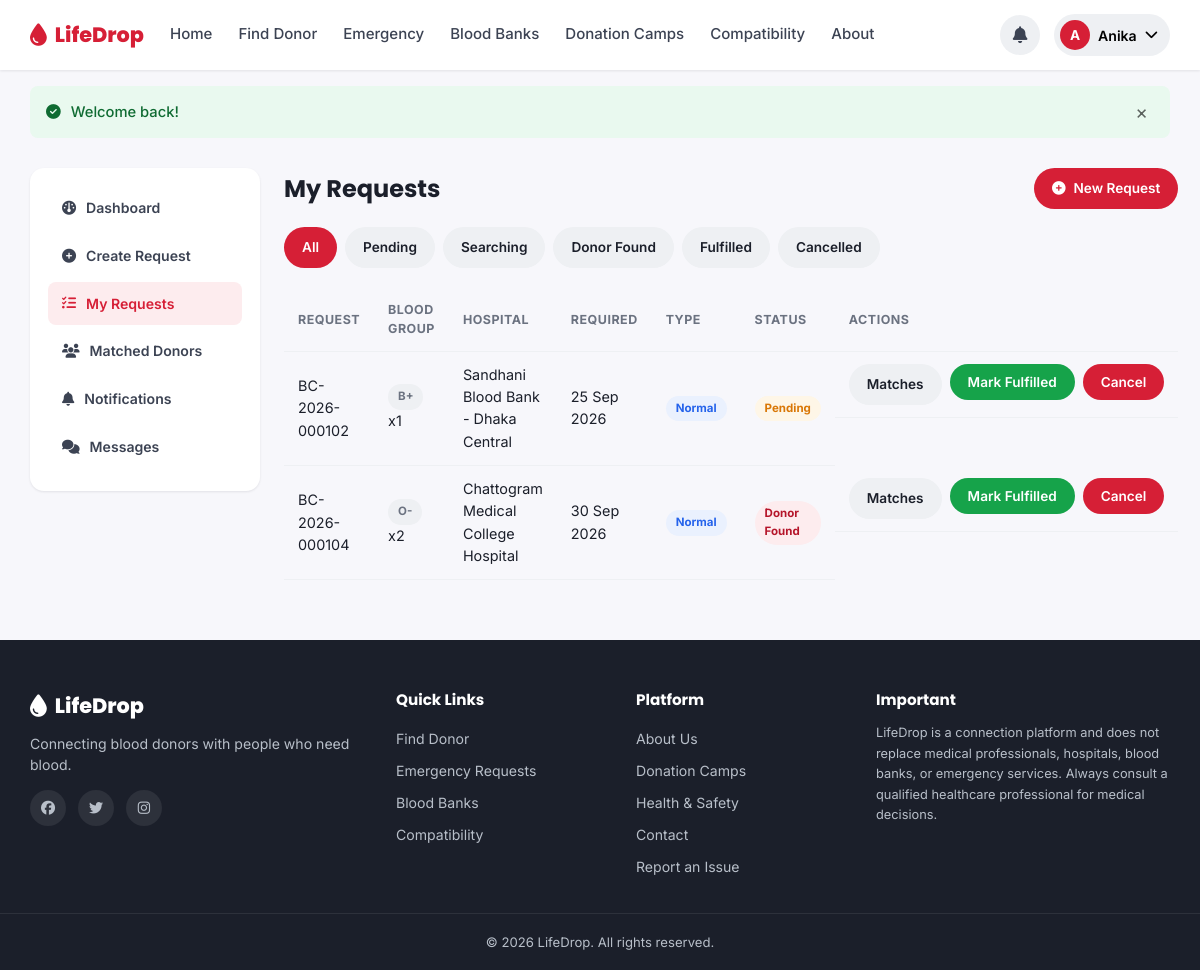
Screenshot of /seeker/my-requests.php (signed in) with the database file from the repository.
### tables this page shows
CREATE TABLE `users` (
  `id` INT UNSIGNED NOT NULL AUTO_INCREMENT,
  `full_name` VARCHAR(120) NOT NULL,
  `email` VARCHAR(150) NOT NULL,
  `phone` VARCHAR(20) NOT NULL,
  `password_hash` VARCHAR(255) NOT NULL,
  `role` ENUM('donor','seeker','both','admin') NOT NULL DEFAULT 'seeker',
  `blood_group` ENUM('A+','A-','B+','B-','AB+','AB-','O+','O-') DEFAULT NULL,
  `division` VARCHAR(50) DEFAULT NULL,
  `district` VARCHAR(50) DEFAULT NULL,
  `area` VARCHAR(80) DEFAULT NULL,
  `gender` ENUM('Male','Female','Other') DEFAULT NULL,
  `date_of_birth` DATE DEFAULT NULL,
  `profile_photo` VARCHAR(255) DEFAULT NULL,
  `last_donation_date` DATE DEFAULT NULL,
  `availability` ENUM('available','maybe','unavailable') NOT NULL DEFAULT 'available',
  `is_verified` TINYINT(1) NOT NULL DEFAULT 0,
  `is_donor_profile` TINYINT(1) NOT NULL DEFAULT 0,
  `status` ENUM('active','suspended') NOT NULL DEFAULT 'active',
  `total_donations` INT UNSIGNED NOT NULL DEFAULT 0,
  `created_at` TIMESTAMP NOT NULL DEFAULT CURRENT_TIMESTAMP,
  `updated_at` TIMESTAMP NOT NULL DEFAULT CURRENT_TIMESTAMP ON UPDATE CURRENT_TIMESTAMP,
  PRIMARY KEY (`id`),
  UNIQUE KEY `uq_email` (`email`),
  UNIQUE KEY `uq_phone` (`phone`),
  KEY `idx_blood_group` (`blood_group`),
  KEY `idx_division_district` (`division`,`district`),
  KEY `idx_availability` (`availability`)
);

CREATE TABLE `blood_requests` (
  `id` INT UNSIGNED NOT NULL AUTO_INCREMENT,
  `request_code` VARCHAR(20) NOT NULL,
  `seeker_id` INT UNSIGNED NOT NULL,
  `blood_group` ENUM('A+','A-','B+','B-','AB+','AB-','O+','O-') NOT NULL,
  `units_needed` TINYINT UNSIGNED NOT NULL DEFAULT 1,
  `patient_name` VARCHAR(120) NOT NULL,
  `hospital_name` VARCHAR(150) NOT NULL,
  `division` VARCHAR(50) NOT NULL,
  `district` VARCHAR(50) NOT NULL,
  `area` VARCHAR(80) DEFAULT NULL,
  `required_date` DATE NOT NULL,
  `required_time` TIME DEFAULT NULL,
  `contact_number` VARCHAR(20) NOT NULL,
  `additional_info` TEXT DEFAULT NULL,
  `request_type` ENUM('normal','emergency') NOT NULL DEFAULT 'normal',
  `status` ENUM('pending','searching','donor_found','fulfilled','cancelled','expired') NOT NULL DEFAULT 'pending',
  `created_at` TIMESTAMP NOT NULL DEFAULT CURRENT_TIMESTAMP,
  `updated_at` TIMESTAMP NOT NULL DEFAULT CURRENT_TIMESTAMP ON UPDATE CURRENT_TIMESTAMP,
  PRIMARY KEY (`id`),
  UNIQUE KEY `uq_request_code` (`request_code`),
  KEY `idx_blood_group` (`blood_group`),
  KEY `idx_status` (`status`),
  KEY `idx_type` (`request_type`),
  KEY `idx_location` (`division`,`district`),
  CONSTRAINT `fk_br_seeker` FOREIGN KEY (`seeker_id`) REFERENCES `users`(`id`) ON DELETE CASCADE
);

### includes/functions.php (called while the page is built, shortened)
<?php
function e($value) {
    return htmlspecialchars($value ?? '', ENT_QUOTES, 'UTF-8');
}
function clean($value) {
    return trim(strip_tags($value ?? ''));
}
function status_badge_class($status) {
    return [
        'pending'      => 'badge-warning',
        'searching'    => 'badge-info',
        'donor_found'  => 'badge-primary',
        'fulfilled'    => 'badge-success',
        'cancelled'    => 'badge-danger',
        'expired'      => 'badge-muted',
        'accepted'     => 'badge-success',
        'declined'     => 'badge-danger',
        'available'    => 'badge-success',
        'maybe'        => 'badge-warning',
        'unavailable'  => 'badge-danger',
    ][$status] ?? 'badge-muted';
}

### includes/auth.php (called while the page is built, shortened)
<?php
require_once __DIR__ . '/functions.php';
function is_logged_in() {
    return !empty($_SESSION['user_id']);
}
function current_user() {
    static $user = null;
    static $fetched = false;
    if ($fetched) {
        return $user;
    }
    $fetched = true;
    global $pdo;
    $stmt = $pdo->prepare('SELECT * FROM users WHERE id = :id LIMIT 1');
    $stmt->execute([':id' => $_SESSION['user_id']]);
    $user = $stmt->fetch();
    return $user;
}

### seeker/my-requests.php (the view, shortened to what this page needs)
<?php
require_once __DIR__ . '/../includes/auth.php';
$user = current_user();
$filter = clean($_GET['status'] ?? '');
$sql = 'SELECT * FROM blood_requests WHERE seeker_id = :id';
$params = [':id' => $user['id']];
$sql .= ' ORDER BY created_at DESC';
$stmt = $pdo->prepare($sql);
$stmt->execute($params);
$requests = $stmt->fetchAll();
require_once __DIR__ . '/../includes/header.php';
require_once __DIR__ . '/_sidebar.php';
?>
<div class="dash-wrap">
    <div class="dash-main">
        <div class="panel-header">
            <h1 class="mb-0">My Requests</h1>
            <a href="<?= e(SITE_URL) ?>/seeker/create-request.php" class="btn btn-primary btn-sm"><i class="fa-solid fa-circle-plus"></i> New Request</a>
        </div>
        <div class="flex gap-1 mb-2" style="flex-wrap:wrap;">
            <a href="?status=" class="btn btn-sm <?= $filter === '' ? 'btn-primary' : 'btn-light' ?>">All</a>
            <a href="?status=pending" class="btn btn-sm <?= $filter === 'pending' ? 'btn-primary' : 'btn-light' ?>">Pending</a>
            <a href="?status=searching" class="btn btn-sm <?= $filter === 'searching' ? 'btn-primary' : 'btn-light' ?>">Searching</a>
            <a href="?status=donor_found" class="btn btn-sm <?= $filter === 'donor_found' ? 'btn-primary' : 'btn-light' ?>">Donor Found</a>
            <a href="?status=fulfilled" class="btn btn-sm <?= $filter === 'fulfilled' ? 'btn-primary' : 'btn-light' ?>">Fulfilled</a>
            <a href="?status=cancelled" class="btn btn-sm <?= $filter === 'cancelled' ? 'btn-primary' : 'btn-light' ?>">Cancelled</a>
        </div>
        <?php if ($requests): ?>
        <div class="table-wrap">
            <table class="data-table">
                <thead><tr><th>Request</th><th>Blood Group</th><th>Hospital</th><th>Required</th><th>Type</th><th>Status</th><th>Actions</th></tr></thead>
                <tbody>
                <?php foreach ($requests as $r): ?>
                    <tr>
                        <td><?= e($r['request_code']) ?></td>
                        <td><span class="badge badge-muted"><?= e($r['blood_group']) ?></span> x<?= e($r['units_needed']) ?></td>
                        <td><?= e($r['hospital_name']) ?></td>
                        <td><?= e(date('d M Y', strtotime($r['required_date']))) ?></td>
                        <td><?= $r['request_type'] === 'emergency' ? '<span class="badge badge-emergency">Emergency</span>' : '<span class="badge badge-info">Normal</span>' ?></td>
                        <td><span class="badge <?= status_badge_class($r['status']) ?>"><?= e(ucwords(str_replace('_',' ',$r['status']))) ?></span></td>
                        <td class="table-actions">
                            <a href="<?= e(SITE_URL) ?>/seeker/matched-donors.php?request_id=<?= e($r['id']) ?>" class="btn btn-light btn-sm">Matches</a>
                            <?php if (in_array($r['status'], ['pending','searching','donor_found'], true)): ?>
                                <form method="post" action="<?= e(SITE_URL) ?>/seeker/my-requests.php" style="display:inline;">
                                    <button type="submit" class="btn btn-success btn-sm">Mark Fulfilled</button>
                                </form>
                                <form method="post" action="<?= e(SITE_URL) ?>/seeker/my-requests.php" style="display:inline;" data-confirm="Cancel this request?">
                                    <button type="submit" class="btn btn-danger btn-sm">Cancel</button>
                                </form>
                            <?php endif; ?>
                        </td>
                    </tr>
                <?php endforeach; ?>
                </tbody>
            </table>
        </div>
        <?php else: ?>
            <div class="empty-state"><i class="fa-solid fa-list"></i><p>No requests found for this filter.</p></div>
        <?php endif; ?>
    </div>
</div>
<?php require_once __DIR__ . '/../includes/footer.php'; ?>

### includes/navbar.php (shortened to what this page needs)
<?php
require_once __DIR__ . '/notifications.php';
$user = current_user();
$currentPage = basename($_SERVER['SCRIPT_NAME']);
function nav_active($page, $current) { return $page === $current ? 'active' : ''; }
?>
<header class="navbar">
    <div class="navbar-inner">
        <a class="brand" href="<?= e(SITE_URL) ?>/index.php">
            <i class="fa-solid fa-droplet"></i>
            <span><?= e(SITE_NAME) ?></span>
        </a>
        <nav class="nav-links" id="navLinks">
            <a href="<?= e(SITE_URL) ?>/index.php" class="<?= nav_active('index.php', $currentPage) ?>">Home</a>
            <a href="<?= e(SITE_URL) ?>/find-donor.php" class="<?= nav_active('find-donor.php', $currentPage) ?>">Find Donor</a>
            <a href="<?= e(SITE_URL) ?>/emergency-requests.php" class="<?= nav_active('emergency-requests.php', $currentPage) ?>">Emergency</a>
            <a href="<?= e(SITE_URL) ?>/blood-banks.php" class="<?= nav_active('blood-banks.php', $currentPage) ?>">Blood Banks</a>
            <a href="<?= e(SITE_URL) ?>/donation-camps.php" class="<?= nav_active('donation-camps.php', $currentPage) ?>">Donation Camps</a>
            <a href="<?= e(SITE_URL) ?>/compatibility.php" class="<?= nav_active('compatibility.php', $currentPage) ?>">Compatibility</a>
            <a href="<?= e(SITE_URL) ?>/about.php" class="<?= nav_active('about.php', $currentPage) ?>">About</a>
        </nav>
        <div class="nav-right">
            <?php if ($user): ?>
                <div class="user-menu">
                    <button class="user-menu-btn" id="userMenuBtn" type="button">
                        <?php if (!empty($user['profile_photo'])): ?>
                            <img src="<?= e(UPLOAD_URL . $user['profile_photo']) ?>" alt="" class="avatar-sm">
                        <?php else: ?>
                            <span class="avatar-sm avatar-fallback"><?= e(mb_substr($user['full_name'], 0, 1)) ?></span>
                        <?php endif; ?>
                        <span class="user-menu-name"><?= e(explode(' ', $user['full_name'])[0]) ?></span>
                        <i class="fa-solid fa-chevron-down"></i>
                    </button>
                </div>
            <?php else: ?>
                <a href="<?= e(SITE_URL) ?>/login.php" class="btn-nav">Login</a>
                <a href="<?= e(SITE_URL) ?>/register.php" class="btn-nav-primary">Register</a>
            <?php endif; ?>
        </div>
    </div>
</header>

### assets/css/style.css (style rules this page uses)
:root { --red-600: #d61f36; --red-700: #b5152a; --red-500: #e63950; --red-50: #fdecee; --red-100: #fbd6da; --yellow-500: #f5b342; --yellow-600: #e8a12b; --ink-900: #1b1f2a; --ink-700: #3c4353; --ink-500: #6b7280; --ink-300: #b8bfc9; --ink-100: #eef0f3; --bg: #f7f7fb; --white: #ffffff; --green-600: #16a34a; --green-50: #e9f9ef; --amber-600: #d97706; --amber-50: #fef6e7; --blue-600: #2563eb; --blue-50: #eaf1fe; --radius-sm: 8px; --radius-md: 14px; --radius-lg: 20px; --shadow-sm: 0 1px 3px rgba(27,31,42,0.06), 0 1px 2px rgba(27,31,42,0.04); --shadow-md: 0 8px 24px rgba(27,31,42,0.08); --shadow-lg: 0 20px 45px rgba(27,31,42,0.12); --font-heading: 'Poppins', sans-serif; --font-body: 'Inter', sans-serif; }
* { box-sizing: border-box; }
html { scroll-behavior: smooth; }
body { margin: 0; font-family: var(--font-body); color: var(--ink-900); background: var(--bg); line-height: 1.55; -webkit-font-smoothing: antialiased; }
h1, h2, h3, h4, h5 { font-family: var(--font-heading); margin: 0 0 0.5em; line-height: 1.25; }
a { color: inherit; text-decoration: none; }
button { font-family: inherit; cursor: pointer; }
.btn { display: inline-flex; align-items: center; justify-content: center; gap: 8px; padding: 12px 24px; border-radius: 999px; font-weight: 600; font-size: 0.95rem; border: 2px solid transparent; cursor: pointer; transition: all .18s ease; white-space: nowrap; }
.btn-primary { background: var(--red-600); color: #fff; }
.btn-light { background: var(--ink-100); color: var(--ink-900); }
.btn-success { background: var(--green-600); color: #fff; }
.btn-danger { background: var(--red-600); color: #fff; }
.btn-sm { padding: 8px 16px; font-size: 0.85rem; }
.navbar { position: sticky; top: 0; z-index: 100; background: var(--white); box-shadow: var(--shadow-sm); }
.navbar-inner { max-width: 1180px; margin: 0 auto; padding: 14px 20px; display: flex; align-items: center; gap: 24px; }
.brand { display: flex; align-items: center; gap: 8px; font-family: var(--font-heading); font-weight: 800; font-size: 1.3rem; color: var(--red-600); }
.brand i { font-size: 1.4rem; }
.nav-links { display: flex; align-items: center; gap: 22px; flex: 1; }
.nav-links a { font-weight: 500; color: var(--ink-700); font-size: 0.94rem; padding: 6px 2px; border-bottom: 2px solid transparent; transition: color .15s; }
.nav-right { display: flex; align-items: center; gap: 14px; }
.user-menu { position: relative; }
.user-menu-btn { display: flex; align-items: center; gap: 8px; background: var(--ink-100); border: none; padding: 6px 12px 6px 6px; border-radius: 999px; }
.avatar-sm { width: 30px; height: 30px; border-radius: 50%; object-fit: cover; }
.avatar-fallback { background: var(--red-600); color: #fff; display: flex; align-items: center; justify-content: center; font-weight: 700; font-size: 0.85rem; }
.user-menu-name { font-weight: 600; font-size: 0.88rem; }
.badge { display: inline-flex; align-items: center; gap: 5px; padding: 4px 10px; border-radius: 999px; font-size: 0.72rem; font-weight: 700; }
.badge-warning { background: var(--amber-50); color: var(--amber-600); }
.badge-info { background: var(--blue-50); color: var(--blue-600); }
.badge-primary { background: var(--red-50); color: var(--red-700); }
.badge-muted { background: var(--ink-100); color: var(--ink-500); }
.panel-header { display: flex; justify-content: space-between; align-items: center; margin-bottom: 18px; }
.dash-wrap { max-width: 1180px; margin: 30px auto; padding: 0 20px; display: grid; grid-template-columns: 230px 1fr; gap: 24px; }
.dash-main h1 { font-size: 1.5rem; }
.table-wrap { overflow-x: auto; }
table.data-table { width: 100%; border-collapse: collapse; font-size: 0.9rem; }
.data-table th, .data-table td { padding: 12px 14px; text-align: left; border-bottom: 1px solid var(--ink-100); }
.data-table th { color: var(--ink-500); font-size: 0.78rem; text-transform: uppercase; letter-spacing: 0.04em; }
.table-actions { display: flex; gap: 8px; }
.mb-0 { margin-bottom: 0; }
.mb-2 { margin-bottom: 20px; }
.flex { display: flex; }
.gap-1 { gap: 8px; }

### rows the page displays
users: full_name "A", full_name "Anika"
blood_requests: request_code "BC-2026-000102", blood_group "B+", units_needed "1", hospital_name "Sandhani Blood Bank - Dhaka Central", required_date "25 Sep 2026", request_type "Normal", status "Pending"
blood_requests: request_code "BC-2026-000104", blood_group "O-", units_needed "2", hospital_name "Chattogram Medical College Hospital", required_date "30 Sep 2026", request_type "Normal", status "Donor Found"

### other values shown
SITE_NAME "LifeDrop"
$fm['message'] "Welcome back!"
$label "Dashboard"
$label "Create Request"
$label "My Requests"
$label "Matched Donors"
$label "Notifications"
$label "Messages"
